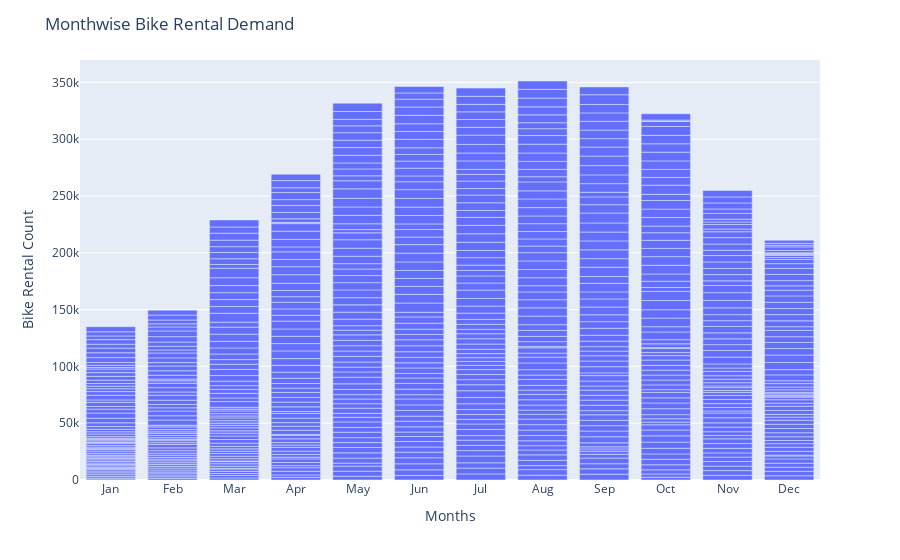

Notebook source saved alongside this figure:
### Code cell
display_bar_plot(
    data=bike,
    x="mnth",
    y="cnt",
    title_text="Monthwise Bike Rental Demand",
    xaxis_title_text="Months",
    yaxis_title_text="Bike Rental Count",
)

### Figure 1 — Plotly figure (JSON) as saved in the notebook; plotly's stock layout.template omitted (floating-point values rounded to 4 significant figures; data arrays with more than 128 entries replaced by an {"elided": "..."} marker saying what was removed)
{"data": [{"alignmentgroup": "True", "hovertemplate": "mnth=%{x}<br>cnt=%{y}<extra></extra>", "legendgroup": "", "marker": {"color": "#636efa", "pattern": {"shape": ""}}, "name": "", "offsetgroup": "", "orientation": "v", "showlegend": false, "textposition": "auto", "type": "bar", "x": {"elided": "730 str values"}, "xaxis": "x", "y": {"elided": "730 int values"}, "yaxis": "y"}], "layout": {"barmode": "relative", "legend": {"tracegroupgap": 0}, "margin": {"t": 60}, "title": {"text": "Monthwise Bike Rental Demand"}, "xaxis": {"anchor": "y", "domain": [0, 1], "title": {"text": "Months"}}, "yaxis": {"anchor": "x", "domain": [0, 1], "title": {"text": "Bike Rental Count"}}}}
